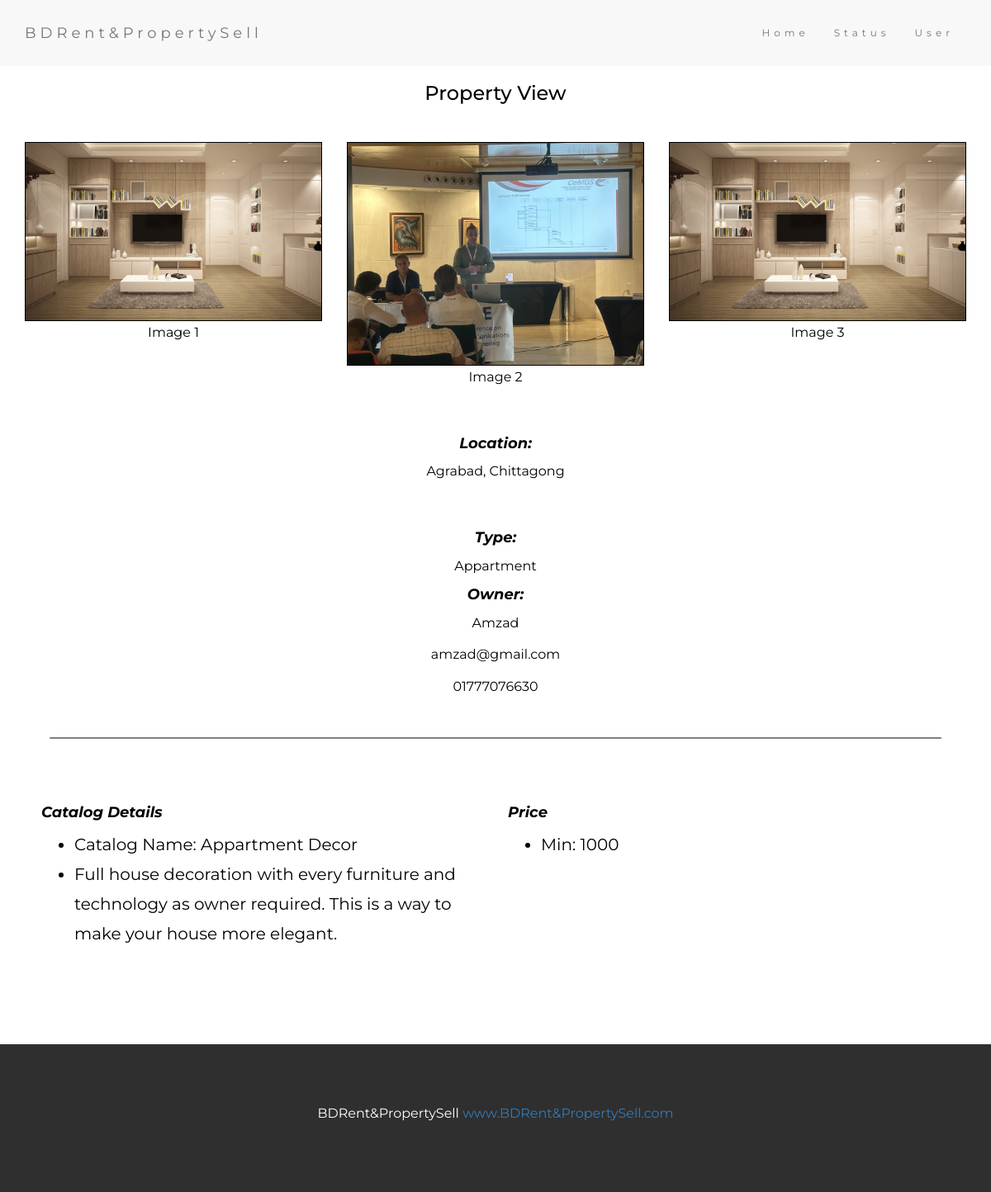
The app's page /catalog_details_page.php?id=5 with its own data.
### tables this page shows
CREATE TABLE `catalog` (
  `cid` int(11) NOT NULL,
  `c_name` varchar(255) DEFAULT NULL,
  `c_detail` text DEFAULT NULL,
  `url1` varchar(255) DEFAULT NULL,
  `url2` varchar(255) DEFAULT NULL,
  `url3` varchar(255) DEFAULT NULL,
  `c_oid` int(11) DEFAULT NULL,
  `c_type` varchar(255) DEFAULT NULL,
  `c_price` int(255) DEFAULT NULL
);

CREATE TABLE `userinfo` (
  `id` int(11) NOT NULL,
  `username` varchar(255) NOT NULL,
  `email` varchar(255) DEFAULT NULL,
  `address` varchar(255) DEFAULT NULL,
  `phn` varchar(255) DEFAULT NULL,
  `typ` varchar(255) DEFAULT NULL,
  `pass` varchar(255) DEFAULT NULL,
  `c_pass` varchar(255) DEFAULT NULL,
  `ulr` varchar(250) DEFAULT NULL,
  `qs` varchar(255) DEFAULT NULL,
  `ans` varchar(255) DEFAULT NULL
);

### catalog_details_page.php (the view, shortened to what this page needs)
<?php
require "db.php";
$c_id=$_GET['id'];
$crc=$_GET['crc'];
$query=mysqli_fetch_assoc(mysqli_query($con,"SELECT * FROM userinfo,catalog WHERE catalog.c_oid=userinfo.id AND cid=$c_id"));
?>
<!DOCTYPE html>
<html lang="en">
<head>
  <link rel="stylesheet" href="https://maxcdn.bootstrapcdn.com/bootstrap/3.4.1/css/bootstrap.min.css">
</head>
<body>
<nav class="navbar navbar-default">
  <div class="container">
    <div class="navbar-header">
      <a class="navbar-brand" href="#">BDRent&PropertySell</a>
    </div>
    <div class="collapse navbar-collapse" id="myNavbar">
      <ul class="nav navbar-nav navbar-right">
        <li><a href="#">Home</a></li>
        <?php
        if($crc==1){
          echo'<li><a href="seller_status.php">Status</a></li> ';
        }elseif ($crc==2) {
          echo'<li><a href="admin_property_status_all.php">Status</a></li> ';
        }
        else{
        echo '<li><a href="seller_property_list.php">Status</a></li>';
      }
      ?>
        <li><a href="login_backend.php">User</a></li>
      </ul>
    </div>
  </div>
</nav>
<div class="container text-center">
  <h3 id="text">Property View</h3><br>
  <div class="row">
    <div class="col-sm-4">
      <img src="<?php echo $query["url1"]?>" class="img-responsive" style="width:100%" alt="Image">
      <p id="text">Image 1</p>
    </div>
    <div class="col-sm-4">
      <img src="<?php echo $query["url2"]?>" class="img-responsive" style="width:100%" alt="Image">
      <p id="text">Image 2</p>
    </div>
    <div class="col-sm-4">
      <img src="<?php echo $query["url3"]?>" class="img-responsive" style="width:100%" alt="Image">
      <p>Image 3</p>
    </div>
  </div><br>
  <div class="row">
    <h4 id="text_style">Location:</h4>
    <p><?php echo $query["address"]?></p><br>
    <h4 id="text_style">Type:</h4>
    <p><?php echo $query["c_type"]?></p>
    <h4 id="text_style">Owner:</h4>
    <p><?php echo $query["username"]?></p>
    <p><?php echo $query["email"]?></p>
    <p><?php echo $query["phn"]?></p>
  </div>
</div><br>
<div style="border-bottom: 2px solid black; margin-left: 5%; margin-right: 5%; border-radius: 10px; opacity: 0.5;"></div>
<div class="container-fluid container-padding " style="height: 20%;">
    <div class="row">
    <div class="col-sm-6">
      <h4 id="text_style">Catalog Details</h4>
      <ul>
        <li>Catalog Name: <?php echo $query["c_name"]?></li>
        <li><?php echo $query["c_detail"]?></li>
      </ul>
    </div>
    <div class="col-sm-6">
      <h4 id="text_style">Price</h4>
      <ul>
        <li>Min: <?php echo $query["c_price"]?></li>
      </ul>
    </div>
  </div>
</div><br>
<footer class="container-fluid bg-4 text-center">
  <p>BDRent&PropertySell<a href=""> www.BDRent&PropertySell.com</a></p>
</footer>
</body>
</html>

### catalog_details_page.php (style rules this page uses)
body { font: 20px Montserrat, sans-serif; line-height: 1.8; color: black; }
p { font-size: 16px; }
img { border: 1px solid black; }
.bg-4 { background-color: #2f2f2f; color: #fff; }
.container-fluid { padding-top: 70px; padding-bottom: 70px; }
.container-padding { padding-top: 70px; padding-bottom: 70px; padding-left: 50px; padding-right: 50px; }
.navbar { padding-top: 15px; padding-bottom: 15px; border: 0; border-radius: 0; margin-bottom: 0; font-size: 12px; letter-spacing: 5px; }
#text { color: black; }
#text_style { font-style: italic; font-weight: bold; }

### records on screen
catalog: url1 (picture), url2 (picture), url3 (picture), c_oid.address "Agrabad, Chittagong", c_type "Appartment", c_oid.username "Amzad", c_oid.email "amzad@gmail.com", c_oid.phn "01777076630", c_name "Appartment Decor", c_detail "Full house decoration with every furniture and technology as owner required. This is a way to make your house more elegant.", c_price "1000"
